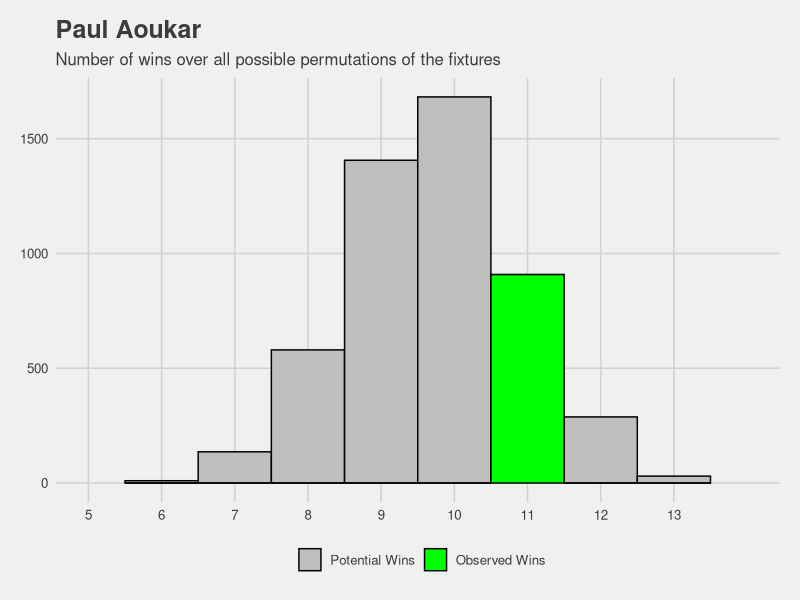
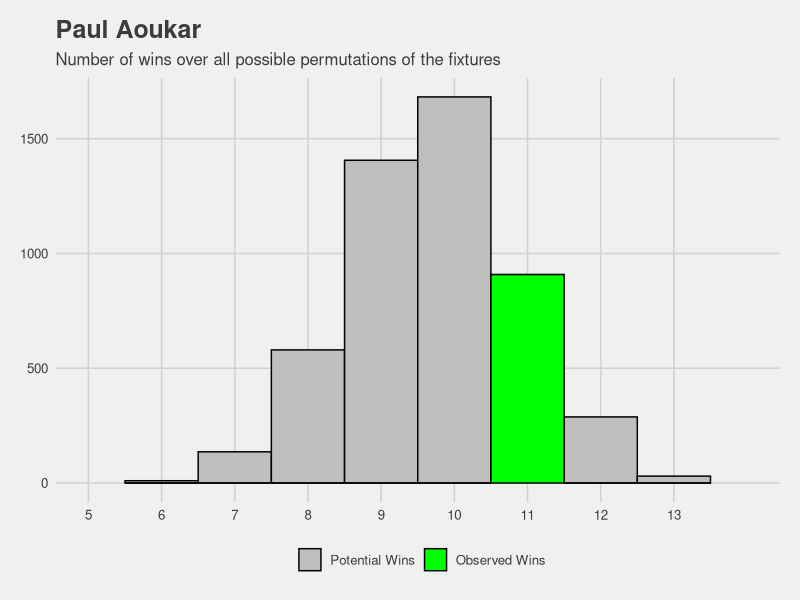

Write R code to recreate these figures, in order.
##%######################################################%##
#                                                          #
####                Get list of team IDs                ####
#                                                          #
##%######################################################%##

# 1 = Mara
# 2 = Paul
# 3 = Baron
# 4 = Bish
# 5 = Kirch
# 6 = Brown
# 7 = Pansini
# 8 = Rossi

##%######################################################%##
#                                                          #
####     Get all permutations of potential fixtures     ####
#                                                          #
##%######################################################%##

library(tidyverse)
library(ggthemes)
library(pracma)
all_fixtures <- data.frame(perms(c(1,3,4,5,6,7,8)))

##%######################################################%##
#                                                          #
####           Rename and add rounds 8 to 17            ####
#                                                          #
##%######################################################%##

all_fixtures <-
  all_fixtures %>%
  transmute("Round 1" = X1,
            "Round 2" = X2,
            "Round 3" = X3,
            "Round 4" = X4,
            "Round 5" = X5,
            "Round 6" = X6,
            "Round 7" = X7,
            "Round 8" = X1,
            "Round 9" = X2,
            "Round 10" = X3,
            "Round 11" = X4,
            "Round 15" = X5,
            "Round 16" = X6,
            "Total Wins" = 0)

##%######################################################%##
#                                                          #
####  Mutate to get scores by opponent for each round   ####
#                                                          #
##%######################################################%##

all_fixtures <-
all_fixtures %>%
  mutate(`Round 1` =
           case_when(
             `Round 1` == 8 ~ 1521,  # Rossi
             `Round 1` == 7 ~ 1502,  # Pansini
             `Round 1` == 6 ~ 1441,  # Brown
             `Round 1` == 5 ~ 1411,  # Kirch
             `Round 1` == 4 ~ 1381,  # Bish
             `Round 1` == 3 ~ 1500,  # Baron
             `Round 1` == 2 ~ 1550,  # Paul
             `Round 1` == 1 ~ 1583), # Mara
         
         `Round 2` =
           case_when(
             `Round 2` == 8 ~ 1586,  # Rossi
             `Round 2` == 7 ~ 1549,  # Pansini
             `Round 2` == 6 ~ 1582,  # Brown
             `Round 2` == 5 ~ 1493,  # Kirch
             `Round 2` == 4 ~ 1424,  # Bish
             `Round 2` == 3 ~ 1540,  # Baron
             `Round 2` == 2 ~ 1689,  # Paul
             `Round 2` == 1 ~ 1564), # Mara
         
         `Round 3` =
           case_when(
             `Round 3` == 8 ~ 1562,  # Rossi
             `Round 3` == 7 ~ 1523,  # Pansini
             `Round 3` == 6 ~ 1562,  # Brown
             `Round 3` == 5 ~ 1482,  # Kirch
             `Round 3` == 4 ~ 1477,  # Bish
             `Round 3` == 3 ~ 1518,  # Baron
             `Round 3` == 2 ~ 1601,  # Paul
             `Round 3` == 1 ~ 1500), # Mara
         
         `Round 4` =
           case_when(
             `Round 4` == 8 ~ 1532,  # Rossi
             `Round 4` == 7 ~ 1362,  # Pansini
             `Round 4` == 6 ~ 1577,  # Brown
             `Round 4` == 5 ~ 1597,  # Kirch
             `Round 4` == 4 ~ 1344,  # Bish
             `Round 4` == 3 ~ 1475,  # Baron
             `Round 4` == 2 ~ 1635,  # Paul
             `Round 4` == 1 ~ 1684), # Mara
         
         `Round 5` =
           case_when(
             `Round 5` == 8 ~ 1590,  # Rossi
             `Round 5` == 7 ~ 1524,  # Pansini
             `Round 5` == 6 ~ 1528,  # Brown
             `Round 5` == 5 ~ 1379,  # Kirch
             `Round 5` == 4 ~ 1530,  # Bish
             `Round 5` == 3 ~ 1546,  # Baron
             `Round 5` == 2 ~ 1574,  # Paul
             `Round 5` == 1 ~ 1635), # Mara
         
         `Round 6` =
           case_when(
             `Round 6` == 8 ~ 1577,  # Rossi
             `Round 6` == 7 ~ 1668,  # Pansini
             `Round 6` == 6 ~ 1480,  # Brown
             `Round 6` == 5 ~ 1500,  # Kirch
             `Round 6` == 4 ~ 1464,  # Bish
             `Round 6` == 3 ~ 1784,  # Baron
             `Round 6` == 2 ~ 1787,  # Paul
             `Round 6` == 1 ~ 1543), # Mara
         
         `Round 7` =
           case_when(
             `Round 7` == 8 ~ 1547,  # Rossi
             `Round 7` == 7 ~ 1589,  # Pansini
             `Round 7` == 6 ~ 1528,  # Brown
             `Round 7` == 5 ~ 1243,  # Kirch
             `Round 7` == 4 ~ 1487,  # Bish
             `Round 7` == 3 ~ 1624,  # Baron
             `Round 7` == 2 ~ 1634,  # Paul
             `Round 7` == 1 ~ 1640), # Mara
         
         `Round 8` =
           case_when(
             `Round 8` == 8 ~ 1645,  # Rossi
             `Round 8` == 7 ~ 1506,  # Pansini
             `Round 8` == 6 ~ 1467,  # Brown
             `Round 8` == 5 ~ 1391,  # Kirch
             `Round 8` == 4 ~ 1675,  # Bish
             `Round 8` == 3 ~ 1694,  # Baron
             `Round 8` == 2 ~ 1511,  # Paul
             `Round 8` == 1 ~ 1551), # Mara
         
         `Round 9` =
           case_when(
             `Round 9` == 8 ~ 1535,  # Rossi
             `Round 9` == 7 ~ 1701,  # Pansini
             `Round 9` == 6 ~ 1414,  # Brown
             `Round 9` == 5 ~ 1441,  # Kirch
             `Round 9` == 4 ~ 1479,  # Bish
             `Round 9` == 3 ~ 1726,  # Baron
             `Round 9` == 2 ~ 1468,  # Paul
             `Round 9` == 1 ~ 1640), # Mara
         
         `Round 10` =
           case_when(
             `Round 10` == 8 ~ 1521,  # Rossi
             `Round 10` == 7 ~ 1489,  # Pansini
             `Round 10` == 6 ~ 1464,  # Brown
             `Round 10` == 5 ~ 1420,  # Kirch
             `Round 10` == 4 ~ 1508,  # Bish
             `Round 10` == 3 ~ 1665,  # Baron
             `Round 10` == 2 ~ 1572,  # Paul
             `Round 10` == 1 ~ 1551), # Mara
         
         `Round 11` =
           case_when(
             `Round 11` == 8 ~ 1603,  # Rossi
             `Round 11` == 7 ~ 1594,  # Pansini
             `Round 11` == 6 ~ 1522,  # Brown
             `Round 11` == 5 ~ 1422,  # Kirch
             `Round 11` == 4 ~ 1613,  # Bish
             `Round 11` == 3 ~ 1731,  # Baron
             `Round 11` == 2 ~ 1736,  # Paul
             `Round 11` == 1 ~ 1542), # Mara
         
         `Round 15` =
           case_when(
             `Round 15` == 8 ~ 1696,  # Rossi
             `Round 15` == 7 ~ 1534,  # Pansini
             `Round 15` == 6 ~ 1618,  # Brown
             `Round 15` == 5 ~ 1550,  # Kirch
             `Round 15` == 4 ~ 1453,  # Bish
             `Round 15` == 3 ~ 1677,  # Baron
             `Round 15` == 2 ~ 1569,  # Paul
             `Round 15` == 1 ~ 1493), # Mara
         
         `Round 16` =
           case_when(
             `Round 16` == 8 ~ 1704,  # Rossi
             `Round 16` == 7 ~ 1649,  # Pansini
             `Round 16` == 6 ~ 1731,  # Brown
             `Round 16` == 5 ~ 1307,  # Kirch
             `Round 16` == 4 ~ 1661,  # Bish
             `Round 16` == 3 ~ 1696,  # Baron
             `Round 16` == 2 ~ 1643,  # Paul
             `Round 16` == 1 ~ 1465)) # Mara
         
##%######################################################%##
#                                                          #
####      Get win or loss as Boolean true / false       ####
#                                                          #
##%######################################################%##

all_results <-
  all_fixtures %>%
  mutate(`Round 1` = ifelse(`Round 1` < 1550, TRUE, FALSE)) %>%
  mutate(`Round 2` = ifelse(`Round 2` < 1689, TRUE, FALSE)) %>%
  mutate(`Round 3` = ifelse(`Round 3` < 1601, TRUE, FALSE)) %>%
  mutate(`Round 4` = ifelse(`Round 4` < 1635, TRUE, FALSE)) %>%
  mutate(`Round 5` = ifelse(`Round 5` < 1574, TRUE, FALSE)) %>%
  mutate(`Round 6` = ifelse(`Round 6` < 1787, TRUE, FALSE)) %>%
  mutate(`Round 7` = ifelse(`Round 7` < 1634, TRUE, FALSE)) %>%
  mutate(`Round 8` = ifelse(`Round 8` < 1511, TRUE, FALSE)) %>%
  mutate(`Round 9` = ifelse(`Round 9` < 1468, TRUE, FALSE)) %>%
  mutate(`Round 10` = ifelse(`Round 10` < 1572, TRUE, FALSE)) %>%
  mutate(`Round 11` = ifelse(`Round 11` < 1736, TRUE, FALSE)) %>%
  mutate(`Round 15` = ifelse(`Round 15` < 1569, TRUE, FALSE)) %>%
  mutate(`Round 16` = ifelse(`Round 16` < 1643, TRUE, FALSE))

all_results$`Total Wins` <- rowSums(all_results[,1:13])

##%######################################################%##
#                                                          #
####      Get distribution of results vs observed       ####
#                                                          #
##%######################################################%##

# Table
all_results_summary <-
all_results %>%
  summarise(
    min = min(`Total Wins`),
    mode = Mode(`Total Wins`),
    mean = mean(`Total Wins`),
    max = max(`Total Wins`))

# Plot
all_results %>%
  ggplot(mapping = aes(x = `Total Wins`, fill = `Total Wins` == 11)) +
  geom_histogram(binwidth = 1, colour = "black") +
  scale_fill_manual(values = c("grey", "green"), name = "", labels = c("Potential Wins", "Observed Wins")) +
  scale_x_continuous(limits = c(5,14), breaks = seq(0, 13, by = 1)) +
  ggtitle("Paul Aoukar", subtitle = "Number of wins over all possible permutations of the fixtures") +
  theme_fivethirtyeight()

# Save plot to output folder
ggsave("Output/expected_vs_observed_wins_paul.png")

##%######################################################%##
#                                                          #
#### Get difference between observed and expected wins  ####
#                                                          #
##%######################################################%##

observed_vs_expected_wins_02 <-
  tibble(
    Coach = "Paul Aoukar",
    `Observed Wins` = 11,
    `Expected Wins` = all_results_summary$mode)
